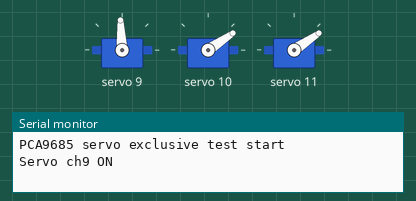
Recording of a sketch running on a simulated Arduino Uno, built with avr-gcc and run on an emulated ATmega328P. On the bench: 3 × servo, the last lines printed to the serial monitor.

Above: at 1.05 s.
At 5.5 s:
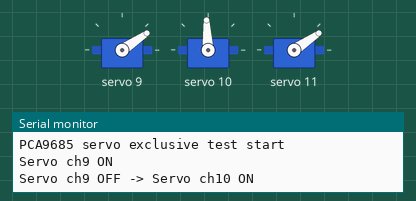
At 10.0 s:
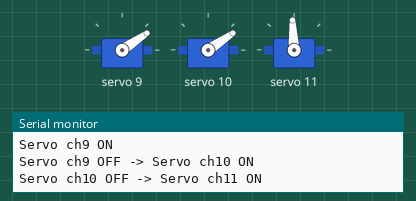
Timing chart, 0 to 16.6 s (numbered marks = the images above):
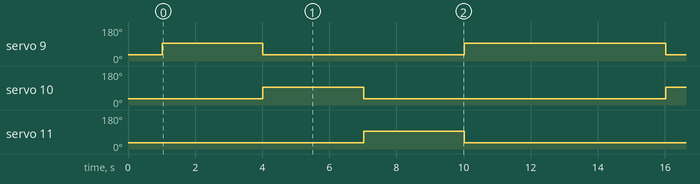

The sketch:

pca9685_servo_sweep.ino
```cpp
#include <Wire.h>
#include <Adafruit_PWMServoDriver.h>

Adafruit_PWMServoDriver pwm(0x40);

const uint8_t SERVO_CHANNELS[] = {9, 10, 11};
const uint16_t SERVO_MIN_US = 900;
const uint16_t SERVO_MAX_US = 2100;
const uint16_t SERVO_FREQ_HZ = 50;
const uint8_t SERVO_OFF_ANGLE = 0;
const uint8_t SERVO_ON_ANGLE = 90;
const uint16_t STATE_HOLD_MS = 3000;

uint16_t usToPwm(uint16_t pulseUs) {
  const uint32_t periodUs = 1000000UL / SERVO_FREQ_HZ;
  const uint32_t pulse = constrain(pulseUs, SERVO_MIN_US, SERVO_MAX_US);
  return (uint16_t)((pulse * 4096UL) / periodUs);
}

void setServoAngle(uint8_t channel, uint8_t angle) {
  angle = constrain(angle, 0, 180);
  const uint16_t pulseUs = map(angle, 0, 180, SERVO_MIN_US, SERVO_MAX_US);
  pwm.setPWM(channel, 0, usToPwm(pulseUs));
}

void setServoState(uint8_t channel, bool on) {
  setServoAngle(channel, on ? SERVO_ON_ANGLE : SERVO_OFF_ANGLE);
}

void allServosOff() {
  for (uint8_t i = 0; i < sizeof(SERVO_CHANNELS) / sizeof(SERVO_CHANNELS[0]); i++) {
    setServoState(SERVO_CHANNELS[i], false);
  }
}

void setExclusiveState(uint8_t offIndex, uint8_t onIndex) {
  const uint8_t offChannel = SERVO_CHANNELS[offIndex];
  const uint8_t onChannel = SERVO_CHANNELS[onIndex];

  Serial.print("Servo ch");
  Serial.print(offChannel);
  Serial.print(" OFF -> Servo ch");
  Serial.print(onChannel);
  Serial.println(" ON");

  setServoState(offChannel, false);
  setServoState(onChannel, true);
}

void setup() {
  Serial.begin(115200);
  delay(1000);

  Wire.begin();
  pwm.begin();
  pwm.setOscillatorFrequency(27000000);
  pwm.setPWMFreq(SERVO_FREQ_HZ);
  delay(10);

  allServosOff();
  Serial.println("PCA9685 servo exclusive test start");
}

void loop() {
  const uint8_t channelCount = sizeof(SERVO_CHANNELS) / sizeof(SERVO_CHANNELS[0]);

  if (channelCount == 0) {
    return;
  }

  allServosOff();
  setServoState(SERVO_CHANNELS[0], true);
  Serial.print("Servo ch");
  Serial.print(SERVO_CHANNELS[0]);
  Serial.println(" ON");
  delay(STATE_HOLD_MS);

  for (uint8_t i = 0; i < channelCount; i++) {
    const uint8_t nextIndex = (i + 1) % channelCount;
    setExclusiveState(i, nextIndex);
    delay(STATE_HOLD_MS);
  }
}
```

Measured:
- by itself, servo 9: repeats every 12.0 s: 34° 6.0 s, 93° 6.0 s
- by itself, servo 10, servo 11: alternates 93° for 3.0 s and 34° for 9.0 s
